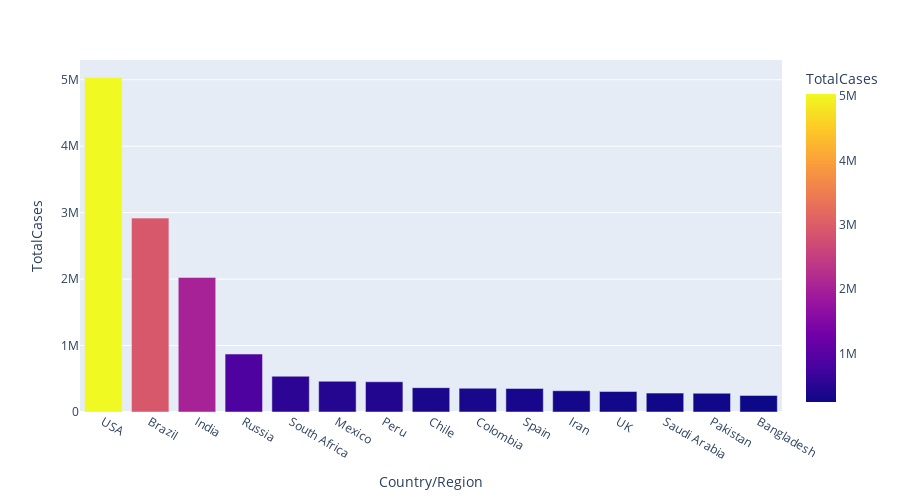

Notebook code cell kept with this figure:
### Code cell
# Bar graph: Comparison between COVID infected country in terms of
# total cases, total deaths, total tests, and total recovers.

px.bar(
    dataset1.head(15),
    x="Country/Region",
    y="TotalCases",
    color="TotalCases",
    height=500,
    hover_data=["Country/Region", "Continent"],
)

### As the following plot clearly shows the data for the top 15 countries, now again each country is shown with
###respect to the total number of cases from the top 15 countries, color the total deaths, hover data is set as 'Country/Resgion'.'Contninent and analyze the visualization

### Figure 1 — Plotly figure (JSON) as saved in the notebook; plotly's stock layout.template omitted (floating-point values rounded to 4 significant figures)
{"data": [{"alignmentgroup": "True", "customdata": [["North America"], ["South America"], ["Asia"], ["Europe"], ["Africa"], ["North America"], ["South America"], ["South America"], ["South America"], ["Europe"], ["Asia"], ["Europe"], ["Asia"], ["Asia"], ["Asia"]], "hovertemplate": "Country/Region=%{x}<br>TotalCases=%{marker.color}<br>Continent=%{customdata[0]}<extra></extra>", "legendgroup": "", "marker": {"color": [5032179, 2917562, 2025409, 871894, 538184, 462690, 455409, 366671, 357710, 354530, 320117, 308134, 284226, 281863, 249651], "coloraxis": "coloraxis", "pattern": {"shape": ""}}, "name": "", "offsetgroup": "", "orientation": "v", "showlegend": false, "textposition": "auto", "type": "bar", "x": ["USA", "Brazil", "India", "Russia", "South Africa", "Mexico", "Peru", "Chile", "Colombia", "Spain", "Iran", "UK", "Saudi Arabia", "Pakistan", "Bangladesh"], "xaxis": "x", "y": [5032179, 2917562, 2025409, 871894, 538184, 462690, 455409, 366671, 357710, 354530, 320117, 308134, 284226, 281863, 249651], "yaxis": "y"}], "layout": {"barmode": "relative", "coloraxis": {"colorbar": {"title": {"text": "TotalCases"}}, "colorscale": [[0, "#0d0887"], [0.1111, "#46039f"], [0.2222, "#7201a8"], [0.3333, "#9c179e"], [0.4444, "#bd3786"], [0.5556, "#d8576b"], [0.6667, "#ed7953"], [0.7778, "#fb9f3a"], [0.8889, "#fdca26"], [1, "#f0f921"]]}, "height": 500, "legend": {"tracegroupgap": 0}, "margin": {"t": 60}, "xaxis": {"anchor": "y", "domain": [0, 1], "title": {"text": "Country/Region"}}, "yaxis": {"anchor": "x", "domain": [0, 1], "title": {"text": "TotalCases"}}}}
